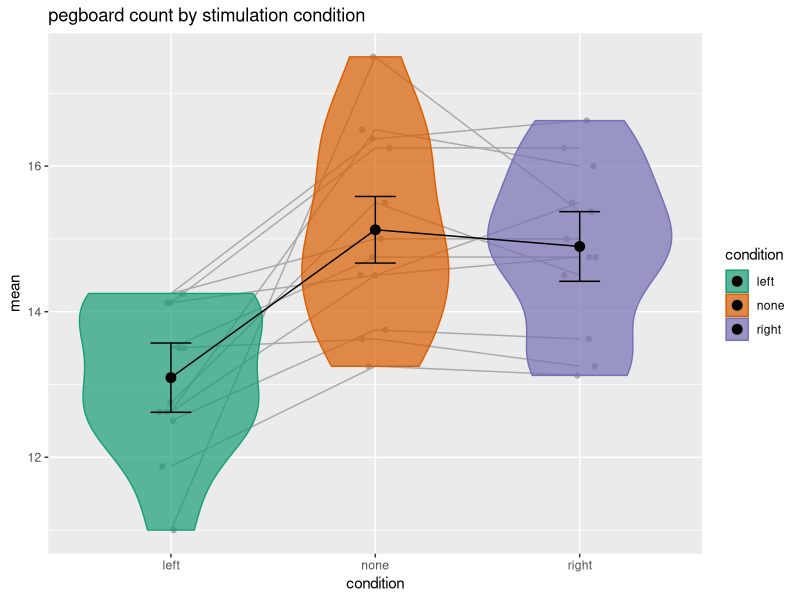
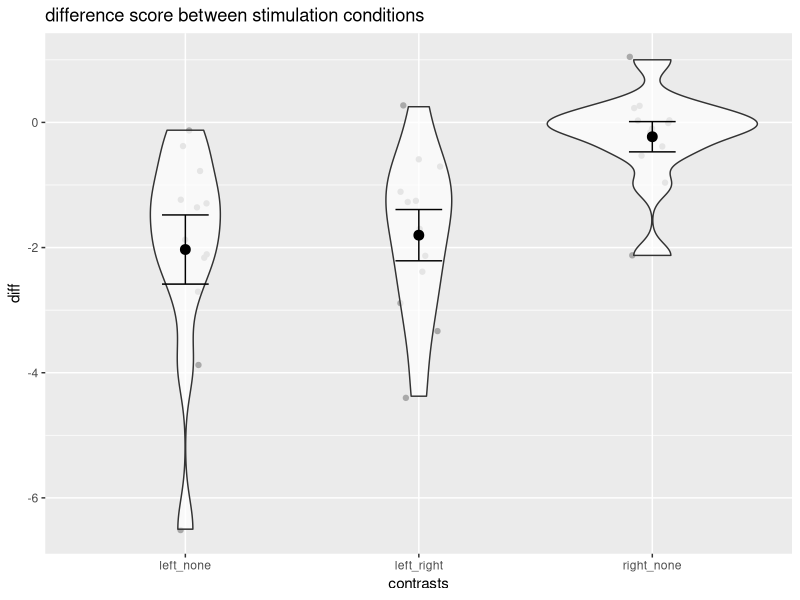
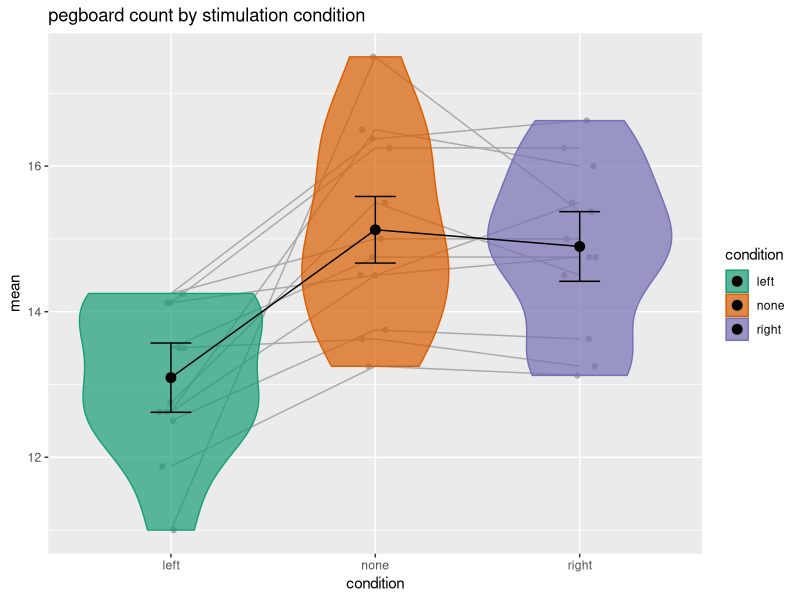
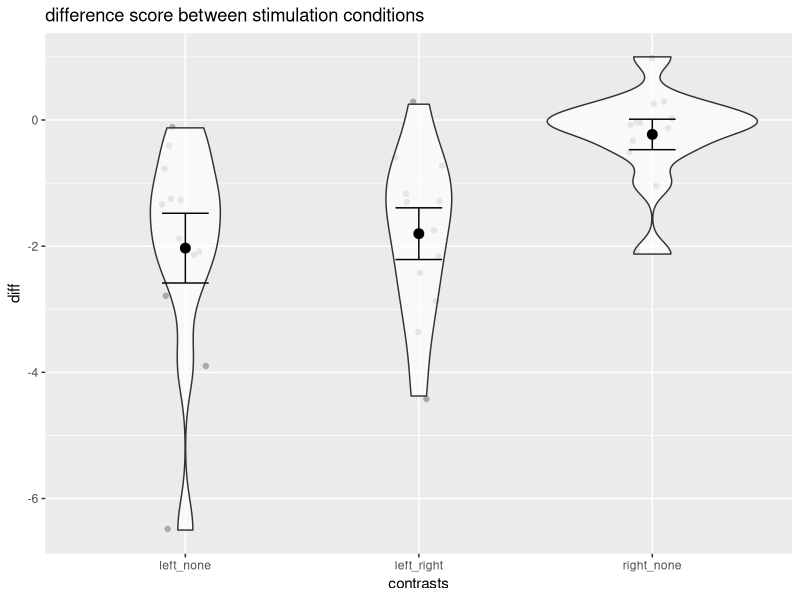

The R source for these figures, in order:
## ---- chunk 1
knitr::opts_chunk$set(echo = TRUE)
## ---- chunk 2
# install.packages(c("tidyverse", "RColorBrewer", "patchwork"))
## ---- chunk 3
# take a snapshot and update the lock.file
# renv::snapshot() # this is only necessary when new packages or installed or packages are updated.
## ---- chunk 4
pkg <- c("tidyverse", "RColorBrewer", "patchwork")

lapply(pkg, library, character.only = TRUE)
## ---- chunk 5
## Set the amount of dodge in figures
pd <- position_dodge(0.7)
pd2 <- position_dodge(1)
## ---- chunk 6
raw <- read_delim("data/P10_E8_pegboard.txt", col_names = FALSE)
head(raw)
glimpse(raw)
summary(raw)
## ---- chunk 7
data <- raw %>% 
  add_column(pid = 1:12, .before = "X1") %>% 
  pivot_longer(-pid,
               names_to = "trial_id",
               values_to = "count") %>%
  mutate(condition = rep(c("left", "right", "none"), each = 8, times = 12),
         trial = rep(1:8, times = 3*12))
head(data)
glimpse(data)
summary(data)
## ---- chunk 8
data <- data %>% 
  select(pid, trial, condition, count) %>%
  mutate(condition = factor(condition,
                            levels = c("left", "none", "right")))
head(data)
## ---- chunk 9
data.check <- data %>% 
  distinct(trial, condition)
data.check
## ---- chunk 10
pid.check <- data %>% 
  group_by(pid) %>% 
  tally()
pid.check
## ---- chunk 11
summary_pid <- data %>% 
  group_by(pid, condition) %>% 
  summarise(mean = mean(count),
            sd = sd(count),
            n = length(unique(trial)), # n here is the total subjs
            sem = (sd/sqrt(length(unique(trial)))),
            ci = sem*1.96)
summary_pid
## ---- chunk 12
summary <- data %>% 
  group_by(condition) %>% 
  summarise(mean = mean(count),
            sd = sd(count),
            n = length(unique(pid)), # n here is the total subjs
            sem = (sd/sqrt(length(unique(pid)))),
            ci = sem*1.96)
summary
## ---- chunk 13
p3.1 <- ggplot(summary_pid, aes(x=condition, y = mean, 
                                fill=condition, colour = condition)) +
   geom_jitter(position=position_jitterdodge(dodge.width =1), 
               alpha = 1, colour = "darkgrey") +
   geom_line(aes(group=pid), 
             colour = "darkgrey") +
   geom_violin(alpha = 0.7) +
   geom_point(data = summary, 
             aes(y = mean), size = 3, colour="black") +
   geom_line(data=summary, 
             aes(group=1), colour = "black") +
   geom_errorbar(data = summary,
                aes(y = mean, ymin = mean-sem, ymax = mean +sem),
                width=.2, colour = "black") +
   scale_fill_brewer(palette = "Dark2") +
   scale_colour_brewer(palette = "Dark2") +
   ggtitle("pegboard count by stimulation condition")
p3.1

ggsave("figures/violin.jpeg",
       width = 8, height = 6)
## ---- chunk 14
diff_pid <- summary_pid %>%
  select(pid, condition, mean) %>% 
  pivot_wider(id_cols = c(pid),
              names_from = "condition",
              values_from = "mean") %>% 
  mutate(left_none = left - none,
         right_none = right - none,
         left_right = left - right) %>% 
  select(pid, left_none, right_none, left_right) %>% 
  pivot_longer(cols = -pid,
               names_to = "contrasts",
               values_to = "diff")
head(diff_pid)
## ---- chunk 15
diff_group <- diff_pid %>%
  group_by(contrasts) %>% 
  summarise(mean_diff = mean(diff),
            sd = sd(diff),
            sem = (sd/sqrt(10)),
            ci = sem*1.96,
            dz = mean_diff/sd) 
diff_group
## ---- chunk 16
p3.2 <- ggplot(diff_pid, aes(x=contrasts, y = diff)) +
   geom_jitter(width = 0.1, alpha = 1, colour = "darkgrey") +
   geom_violin(alpha = 0.7) +
   geom_point(data = diff_group, 
             aes(y = mean_diff), size = 3, position=pd2, colour="black") +
   geom_errorbar(data = diff_group,
                aes(y = mean_diff, ymin = mean_diff-sem, ymax = mean_diff +sem),
                width=.2, position=pd2, colour = "black") +
   ggtitle("difference score between stimulation conditions") 
p3.2

ggsave("figures/diffs.jpeg",
       width = 8, height = 6)
## ---- chunk 17
write_csv(data, "data/data.csv")
